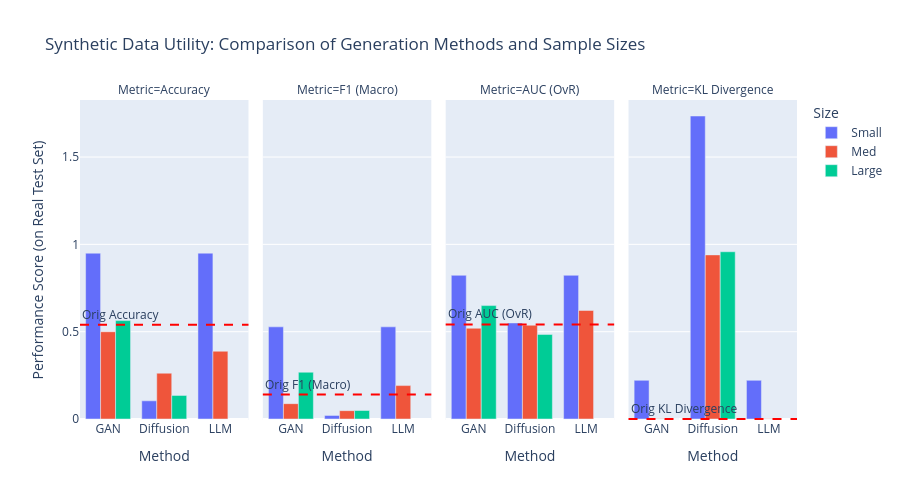
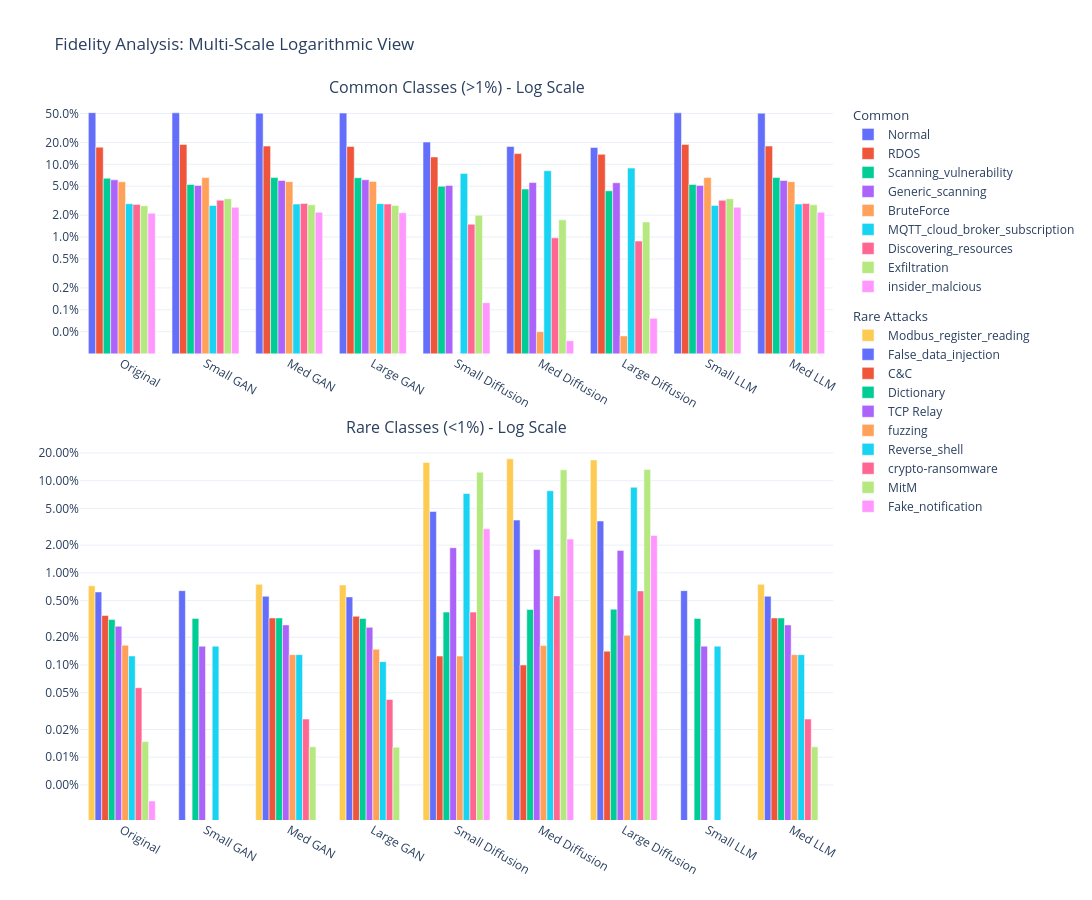

Here is the notebook cell these charts were saved with, in order:
### Code cell
import plotly.express as px
import plotly.graph_objects as go
from plotly.subplots import make_subplots

orig_metrics = df_res[df_res['Method'] == 'Original'].iloc[0]
df_plot = df_res[df_res['Method'] != 'Original'].copy()

df_melted = df_plot.melt(id_vars=['Method', 'Size'],
                         value_vars=['Accuracy', 'F1 (Macro)', 'AUC (OvR)', 'KL Divergence'],
                         var_name='Metric', value_name='Score')

fig = px.bar(
    df_melted,
    x="Method",
    y="Score",
    color="Size",
    barmode="group",
    facet_col="Metric",
    category_orders={"Size": ["Small", "Med", "Large"],
                     "Method": ["GAN", "Diffusion", "LLM"]},
    title="Synthetic Data Utility: Comparison of Generation Methods and Sample Sizes",
    labels={"Score": "Performance Score (on Real Test Set)"},
    height=500
)

for i, metric in enumerate(['Accuracy', 'F1 (Macro)', 'AUC (OvR)', 'KL Divergence']):
    
    fig.add_hline(y=orig_metrics[metric], line_dash="dash", line_color="red",
                  annotation_text=f"Orig {metric}",annotation_position="top left",
        col=i+1)

fig.write_image("synthetic_comparison.svg", width=1200, height=600)
fig.show()

all_classes = sorted(df_dist['Class'].unique())

fig_dist = make_subplots(
    rows=2, cols=1,
    subplot_titles=("Common Classes (>1%) - Log Scale", "Rare Classes (<1%) - Log Scale"),
    vertical_spacing=0.12,
    row_heights=[0.4, 0.6]
)


def get_vals(cls_name):
    return [
        df_dist[(df_dist['Dataset'] == ds) & (df_dist['Class'] == cls_name)]['Proportion'].values[0] 
        if not df_dist[(df_dist['Dataset'] == ds) & (df_dist['Class'] == cls_name)].empty else 0 
        for ds in dataset_names
    ]


for cls in common_classes:
    fig_dist.add_trace(go.Bar(
        x=dataset_names, y=get_vals(cls), name=str(cls),
        legendgroup="common", legendgrouptitle_text="Common"
    ), row=1, col=1)


for cls in rare_classes:
    fig_dist.add_trace(go.Bar(
        x=dataset_names, y=get_vals(cls), name=str(cls),
        legendgroup="rare", legendgrouptitle_text="Rare Attacks"
    ), row=2, col=1)


fig_dist.update_yaxes(type="log", row=1, col=1, tickformat=".1%")
fig_dist.update_yaxes(type="log", row=2, col=1, tickformat=".2%")


fig_dist.update_layout(
    height=900,
    width=1100,
    barmode='group',
    template="plotly_white",
    title_text="Fidelity Analysis: Multi-Scale Logarithmic View",
    showlegend=True
)

fig_dist.write_image("class_distribution_fidelity.svg")
fig_dist.show()


def format_seconds(seconds):
    if pd.isna(seconds) or seconds == 0:
        return "-"
    h, m, s = int(seconds // 3600), int((seconds % 3600) // 60), int(seconds % 60)
    return f"{h:02d}:{m:02d}:{s:02d}"


actual_counts = {}
for name, path in filenames.items():
    try:
        actual_counts[name] = len(pd.read_csv(path, usecols=[0]))
    except Exception:
        actual_counts[name] = 0


perf_df = df_runtimes.groupby('Model')['Runtime'].mean().reset_index()
perf_df['Rows'] = perf_df['Model'].map(actual_counts)

perf_df[['Size', 'Method']] = perf_df['Model'].str.split(' ', expand=True)


def combine_metrics(row):
    time_str = format_seconds(row['Runtime'])
    rows_str = f"{int(row['Rows']):,}" if not pd.isna(row['Rows']) else "0"
    return f"{time_str} | {rows_str}"

perf_df['Cell_Value'] = perf_df.apply(combine_metrics, axis=1)

final_table = perf_df.pivot(index='Method', columns='Size', values='Cell_Value')


size_order = ['Small', 'Med', 'Large']
size_mapping = {
    'Small': 'Small (800)',
    'Med': 'Med (8k)',
    'Large': 'Large (80k)'
}


existing_cols = [c for c in size_order if c in final_table.columns]
final_table = final_table[existing_cols]


final_table.columns = [size_mapping[c] for c in final_table.columns]


method_order = ['GAN', 'Diffusion', 'LLM']
existing_rows = [r for r in method_order if r in final_table.index]
final_table = final_table.reindex(existing_rows)

print("\n--- Model Generation Summary (Time | Total Rows) ---")
print(final_table)


final_table.to_csv("performance_summary_grid.csv")

### Figure 1 — Plotly figure (JSON) as saved in the notebook; plotly's stock layout.template omitted (floating-point values rounded to 4 significant figures)
{"data": [{"alignmentgroup": "True", "hovertemplate": "Size=Small<br>Metric=Accuracy<br>Method=%{x}<br>Performance Score (on Real Test Set)=%{y}<extra></extra>", "legendgroup": "Small", "marker": {"color": "#636efa", "pattern": {"shape": ""}}, "name": "Small", "offsetgroup": "Small", "orientation": "v", "showlegend": true, "textposition": "auto", "type": "bar", "x": ["GAN", "Diffusion", "LLM"], "xaxis": "x", "y": [0.9495, 0.1041, 0.9496], "yaxis": "y"}, {"alignmentgroup": "True", "hovertemplate": "Size=Small<br>Metric=F1 (Macro)<br>Method=%{x}<br>Performance Score (on Real Test Set)=%{y}<extra></extra>", "legendgroup": "Small", "marker": {"color": "#636efa", "pattern": {"shape": ""}}, "name": "Small", "offsetgroup": "Small", "orientation": "v", "showlegend": false, "textposition": "auto", "type": "bar", "x": ["GAN", "Diffusion", "LLM"], "xaxis": "x2", "y": [0.5277, 0.0206, 0.5277], "yaxis": "y2"}, {"alignmentgroup": "True", "hovertemplate": "Size=Small<br>Metric=AUC (OvR)<br>Method=%{x}<br>Performance Score (on Real Test Set)=%{y}<extra></extra>", "legendgroup": "Small", "marker": {"color": "#636efa", "pattern": {"shape": ""}}, "name": "Small", "offsetgroup": "Small", "orientation": "v", "showlegend": false, "textposition": "auto", "type": "bar", "x": ["GAN", "Diffusion", "LLM"], "xaxis": "x3", "y": [0.8228, 0.5501, 0.8228], "yaxis": "y3"}, {"alignmentgroup": "True", "hovertemplate": "Size=Small<br>Metric=KL Divergence<br>Method=%{x}<br>Performance Score (on Real Test Set)=%{y}<extra></extra>", "legendgroup": "Small", "marker": {"color": "#636efa", "pattern": {"shape": ""}}, "name": "Small", "offsetgroup": "Small", "orientation": "v", "showlegend": false, "textposition": "auto", "type": "bar", "x": ["GAN", "Diffusion", "LLM"], "xaxis": "x4", "y": [0.2214, 1.735, 0.2214], "yaxis": "y4"}, {"alignmentgroup": "True", "hovertemplate": "Size=Med<br>Metric=Accuracy<br>Method=%{x}<br>Performance Score (on Real Test Set)=%{y}<extra></extra>", "legendgroup": "Med", "marker": {"color": "#EF553B", "pattern": {"shape": ""}}, "name": "Med", "offsetgroup": "Med", "orientation": "v", "showlegend": true, "textposition": "auto", "type": "bar", "x": ["GAN", "Diffusion", "LLM"], "xaxis": "x", "y": [0.4997, 0.2623, 0.388], "yaxis": "y"}, {"alignmentgroup": "True", "hovertemplate": "Size=Med<br>Metric=F1 (Macro)<br>Method=%{x}<br>Performance Score (on Real Test Set)=%{y}<extra></extra>", "legendgroup": "Med", "marker": {"color": "#EF553B", "pattern": {"shape": ""}}, "name": "Med", "offsetgroup": "Med", "orientation": "v", "showlegend": false, "textposition": "auto", "type": "bar", "x": ["GAN", "Diffusion", "LLM"], "xaxis": "x2", "y": [0.0878, 0.0477, 0.1914], "yaxis": "y2"}, {"alignmentgroup": "True", "hovertemplate": "Size=Med<br>Metric=AUC (OvR)<br>Method=%{x}<br>Performance Score (on Real Test Set)=%{y}<extra></extra>", "legendgroup": "Med", "marker": {"color": "#EF553B", "pattern": {"shape": ""}}, "name": "Med", "offsetgroup": "Med", "orientation": "v", "showlegend": false, "textposition": "auto", "type": "bar", "x": ["GAN", "Diffusion", "LLM"], "xaxis": "x3", "y": [0.5197, 0.537, 0.6214], "yaxis": "y3"}, {"alignmentgroup": "True", "hovertemplate": "Size=Med<br>Metric=KL Divergence<br>Method=%{x}<br>Performance Score (on Real Test Set)=%{y}<extra></extra>", "legendgroup": "Med", "marker": {"color": "#EF553B", "pattern": {"shape": ""}}, "name": "Med", "offsetgroup": "Med", "orientation": "v", "showlegend": false, "textposition": "auto", "type": "bar", "x": ["GAN", "Diffusion", "LLM"], "xaxis": "x4", "y": [0.0008, 0.9397, 0.0008], "yaxis": "y4"}, {"alignmentgroup": "True", "hovertemplate": "Size=Large<br>Metric=Accuracy<br>Method=%{x}<br>Performance Score (on Real Test Set)=%{y}<extra></extra>", "legendgroup": "Large", "marker": {"color": "#00cc96", "pattern": {"shape": ""}}, "name": "Large", "offsetgroup": "Large", "orientation": "v", "showlegend": true, "textposition": "auto", "type": "bar", "x": ["GAN", "Diffusion"], "xaxis": "x", "y": [0.5635, 0.1352], "yaxis": "y"}, {"alignmentgroup": "True", "hovertemplate": "Size=Large<br>Metric=F1 (Macro)<br>Method=%{x}<br>Performance Score (on Real Test Set)=%{y}<extra></extra>", "legendgroup": "Large", "marker": {"color": "#00cc96", "pattern": {"shape": ""}}, "name": "Large", "offsetgroup": "Large", "orientation": "v", "showlegend": false, "textposition": "auto", "type": "bar", "x": ["GAN", "Diffusion"], "xaxis": "x2", "y": [0.2678, 0.0487], "yaxis": "y2"}, {"alignmentgroup": "True", "hovertemplate": "Size=Large<br>Metric=AUC (OvR)<br>Method=%{x}<br>Performance Score (on Real Test Set)=%{y}<extra></extra>", "legendgroup": "Large", "marker": {"color": "#00cc96", "pattern": {"shape": ""}}, "name": "Large", "offsetgroup": "Large", "orientation": "v", "showlegend": false, "textposition": "auto", "type": "bar", "x": ["GAN", "Diffusion"], "xaxis": "x3", "y": [0.6495, 0.4843], "yaxis": "y3"}, {"alignmentgroup": "True", "hovertemplate": "Size=Large<br>Metric=KL Divergence<br>Method=%{x}<br>Performance Score (on Real Test Set)=%{y}<extra></extra>", "legendgroup": "Large", "marker": {"color": "#00cc96", "pattern": {"shape": ""}}, "name": "Large", "offsetgroup": "Large", "orientation": "v", "showlegend": false, "textposition": "auto", "type": "bar", "x": ["GAN", "Diffusion"], "xaxis": "x4", "y": [0.0006, 0.9577], "yaxis": "y4"}], "layout": {"annotations": [{"showarrow": false, "text": "Metric=Accuracy", "x": 0.1175, "xanchor": "center", "xref": "paper", "y": 1, "yanchor": "bottom", "yref": "paper"}, {"showarrow": false, "text": "Metric=F1 (Macro)", "x": 0.3725, "xanchor": "center", "xref": "paper", "y": 1, "yanchor": "bottom", "yref": "paper"}, {"showarrow": false, "text": "Metric=AUC (OvR)", "x": 0.6275, "xanchor": "center", "xref": "paper", "y": 1, "yanchor": "bottom", "yref": "paper"}, {"showarrow": false, "text": "Metric=KL Divergence", "x": 0.8825, "xanchor": "center", "xref": "paper", "y": 1, "yanchor": "bottom", "yref": "paper"}, {"showarrow": false, "text": "Orig Accuracy", "x": 0, "xanchor": "left", "xref": "x domain", "y": 0.5401, "yanchor": "bottom", "yref": "y"}, {"showarrow": false, "text": "Orig F1 (Macro)", "x": 0, "xanchor": "left", "xref": "x2 domain", "y": 0.1402, "yanchor": "bottom", "yref": "y2"}, {"showarrow": false, "text": "Orig AUC (OvR)", "x": 0, "xanchor": "left", "xref": "x3 domain", "y": 0.5412, "yanchor": "bottom", "yref": "y3"}, {"showarrow": false, "text": "Orig KL Divergence", "x": 0, "xanchor": "left", "xref": "x4 domain", "y": 0, "yanchor": "bottom", "yref": "y4"}], "barmode": "group", "height": 500, "legend": {"title": {"text": "Size"}, "tracegroupgap": 0}, "shapes": [{"line": {"color": "red", "dash": "dash"}, "type": "line", "x0": 0, "x1": 1, "xref": "x domain", "y0": 0.5401, "y1": 0.5401, "yref": "y"}, {"line": {"color": "red", "dash": "dash"}, "type": "line", "x0": 0, "x1": 1, "xref": "x2 domain", "y0": 0.1402, "y1": 0.1402, "yref": "y2"}, {"line": {"color": "red", "dash": "dash"}, "type": "line", "x0": 0, "x1": 1, "xref": "x3 domain", "y0": 0.5412, "y1": 0.5412, "yref": "y3"}, {"line": {"color": "red", "dash": "dash"}, "type": "line", "x0": 0, "x1": 1, "xref": "x4 domain", "y0": 0, "y1": 0, "yref": "y4"}], "title": {"text": "Synthetic Data Utility: Comparison of Generation Methods and Sample Sizes"}, "xaxis": {"anchor": "y", "categoryarray": ["GAN", "Diffusion", "LLM"], "categoryorder": "array", "domain": [0, 0.235], "title": {"text": "Method"}}, "xaxis2": {"anchor": "y2", "categoryarray": ["GAN", "Diffusion", "LLM"], "categoryorder": "array", "domain": [0.255, 0.49], "matches": "x", "title": {"text": "Method"}}, "xaxis3": {"anchor": "y3", "categoryarray": ["GAN", "Diffusion", "LLM"], "categoryorder": "array", "domain": [0.51, 0.745], "matches": "x", "title": {"text": "Method"}}, "xaxis4": {"anchor": "y4", "categoryarray": ["GAN", "Diffusion", "LLM"], "categoryorder": "array", "domain": [0.765, 1.0], "matches": "x", "title": {"text": "Method"}}, "yaxis": {"anchor": "x", "domain": [0, 1], "title": {"text": "Performance Score (on Real Test Set)"}}, "yaxis2": {"anchor": "x2", "domain": [0, 1], "matches": "y", "showticklabels": false}, "yaxis3": {"anchor": "x3", "domain": [0, 1], "matches": "y", "showticklabels": false}, "yaxis4": {"anchor": "x4", "domain": [0, 1], "matches": "y", "showticklabels": false}}}

### Figure 2 — Plotly figure (JSON) as saved in the notebook; plotly's stock layout.template omitted (floating-point values rounded to 4 significant figures)
{"data": [{"legendgroup": "common", "legendgrouptitle": {"text": "Common"}, "name": "Normal", "type": "bar", "x": ["Original", "Small GAN", "Med GAN", "Large GAN", "Small Diffusion", "Med Diffusion", "Large Diffusion", "Small LLM", "Med LLM"], "xaxis": "x", "y": [0.5134, 0.5112, 0.506, 0.5078, 0.2025, 0.176, 0.1704, 0.5112, 0.506], "yaxis": "y"}, {"legendgroup": "common", "legendgrouptitle": {"text": "Common"}, "name": "RDOS", "type": "bar", "x": ["Original", "Small GAN", "Med GAN", "Large GAN", "Small Diffusion", "Med Diffusion", "Large Diffusion", "Small LLM", "Med LLM"], "xaxis": "x", "y": [0.1722, 0.1875, 0.1782, 0.176, 0.1263, 0.1405, 0.1372, 0.1875, 0.1782], "yaxis": "y"}, {"legendgroup": "common", "legendgrouptitle": {"text": "Common"}, "name": "Scanning_vulnerability", "type": "bar", "x": ["Original", "Small GAN", "Med GAN", "Large GAN", "Small Diffusion", "Med Diffusion", "Large Diffusion", "Small LLM", "Med LLM"], "xaxis": "x", "y": [0.06434, 0.05288, 0.06575, 0.06547, 0.05, 0.04575, 0.04325, 0.05288, 0.06575], "yaxis": "y"}, {"legendgroup": "common", "legendgrouptitle": {"text": "Common"}, "name": "Generic_scanning", "type": "bar", "x": ["Original", "Small GAN", "Med GAN", "Large GAN", "Small Diffusion", "Med Diffusion", "Large Diffusion", "Small LLM", "Med LLM"], "xaxis": "x", "y": [0.06115, 0.05128, 0.05991, 0.06136, 0.05125, 0.05613, 0.05575, 0.05128, 0.05991], "yaxis": "y"}, {"legendgroup": "common", "legendgrouptitle": {"text": "Common"}, "name": "BruteForce", "type": "bar", "x": ["Original", "Small GAN", "Med GAN", "Large GAN", "Small Diffusion", "Med Diffusion", "Large Diffusion", "Small LLM", "Med LLM"], "xaxis": "x", "y": [0.05764, 0.06571, 0.05784, 0.05827, 0, 0.0005, 0.0004375, 0.06571, 0.05784], "yaxis": "y"}, {"legendgroup": "common", "legendgrouptitle": {"text": "Common"}, "name": "MQTT_cloud_broker_subscription", "type": "bar", "x": ["Original", "Small GAN", "Med GAN", "Large GAN", "Small Diffusion", "Med Diffusion", "Large Diffusion", "Small LLM", "Med LLM"], "xaxis": "x", "y": [0.02872, 0.02724, 0.0284, 0.02881, 0.075, 0.08163, 0.0888, 0.02724, 0.0284], "yaxis": "y"}, {"legendgroup": "common", "legendgrouptitle": {"text": "Common"}, "name": "Discovering_resources", "type": "bar", "x": ["Original", "Small GAN", "Med GAN", "Large GAN", "Small Diffusion", "Med Diffusion", "Large Diffusion", "Small LLM", "Med LLM"], "xaxis": "x", "y": [0.02804, 0.03205, 0.02892, 0.02846, 0.015, 0.00975, 0.0088, 0.03205, 0.02892], "yaxis": "y"}, {"legendgroup": "common", "legendgrouptitle": {"text": "Common"}, "name": "Exfiltration", "type": "bar", "x": ["Original", "Small GAN", "Med GAN", "Large GAN", "Small Diffusion", "Med Diffusion", "Large Diffusion", "Small LLM", "Med LLM"], "xaxis": "x", "y": [0.02692, 0.03365, 0.02775, 0.02716, 0.02, 0.01725, 0.01617, 0.03365, 0.02775], "yaxis": "y"}, {"legendgroup": "common", "legendgrouptitle": {"text": "Common"}, "name": "insider_malcious", "type": "bar", "x": ["Original", "Small GAN", "Med GAN", "Large GAN", "Small Diffusion", "Med Diffusion", "Large Diffusion", "Small LLM", "Med LLM"], "xaxis": "x", "y": [0.02128, 0.02564, 0.02192, 0.02157, 0.00125, 0.000375, 0.0007625, 0.02564, 0.02192], "yaxis": "y"}, {"legendgroup": "rare", "legendgrouptitle": {"text": "Rare Attacks"}, "name": "Modbus_register_reading", "type": "bar", "x": ["Original", "Small GAN", "Med GAN", "Large GAN", "Small Diffusion", "Med Diffusion", "Large Diffusion", "Small LLM", "Med LLM"], "xaxis": "x2", "y": [0.007246, 0, 0.007522, 0.007378, 0.1575, 0.1725, 0.168, 0, 0.007522], "yaxis": "y2"}, {"legendgroup": "rare", "legendgrouptitle": {"text": "Rare Attacks"}, "name": "False_data_injection", "type": "bar", "x": ["Original", "Small GAN", "Med GAN", "Large GAN", "Small Diffusion", "Med Diffusion", "Large Diffusion", "Small LLM", "Med LLM"], "xaxis": "x2", "y": [0.006209, 0.00641, 0.005576, 0.005483, 0.04625, 0.03737, 0.03651, 0.00641, 0.005576], "yaxis": "y2"}, {"legendgroup": "rare", "legendgrouptitle": {"text": "Rare Attacks"}, "name": "C&C", "type": "bar", "x": ["Original", "Small GAN", "Med GAN", "Large GAN", "Small Diffusion", "Med Diffusion", "Large Diffusion", "Small LLM", "Med LLM"], "xaxis": "x2", "y": [0.003445, 0, 0.003242, 0.003382, 0.00125, 0.001, 0.001412, 0, 0.003242], "yaxis": "y2"}, {"legendgroup": "rare", "legendgrouptitle": {"text": "Rare Attacks"}, "name": "Dictionary", "type": "bar", "x": ["Original", "Small GAN", "Med GAN", "Large GAN", "Small Diffusion", "Med Diffusion", "Large Diffusion", "Small LLM", "Med LLM"], "xaxis": "x2", "y": [0.003111, 0.003205, 0.003242, 0.003202, 0.00375, 0.004, 0.004038, 0.003205, 0.003242], "yaxis": "y2"}, {"legendgroup": "rare", "legendgrouptitle": {"text": "Rare Attacks"}, "name": "TCP Relay", "type": "bar", "x": ["Original", "Small GAN", "Med GAN", "Large GAN", "Small Diffusion", "Med Diffusion", "Large Diffusion", "Small LLM", "Med LLM"], "xaxis": "x2", "y": [0.002636, 0.001603, 0.002723, 0.002562, 0.01875, 0.01787, 0.01751, 0.001603, 0.002723], "yaxis": "y2"}, {"legendgroup": "rare", "legendgrouptitle": {"text": "Rare Attacks"}, "name": "fuzzing", "type": "bar", "x": ["Original", "Small GAN", "Med GAN", "Large GAN", "Small Diffusion", "Med Diffusion", "Large Diffusion", "Small LLM", "Med LLM"], "xaxis": "x2", "y": [0.001639, 0, 0.001297, 0.001486, 0.00125, 0.001625, 0.0021, 0, 0.001297], "yaxis": "y2"}, {"legendgroup": "rare", "legendgrouptitle": {"text": "Rare Attacks"}, "name": "Reverse_shell", "type": "bar", "x": ["Original", "Small GAN", "Med GAN", "Large GAN", "Small Diffusion", "Med Diffusion", "Large Diffusion", "Small LLM", "Med LLM"], "xaxis": "x2", "y": [0.001255, 0.001603, 0.001297, 0.001089, 0.0725, 0.07775, 0.08485, 0.001603, 0.001297], "yaxis": "y2"}, {"legendgroup": "rare", "legendgrouptitle": {"text": "Rare Attacks"}, "name": "crypto-ransomware", "type": "bar", "x": ["Original", "Small GAN", "Med GAN", "Large GAN", "Small Diffusion", "Med Diffusion", "Large Diffusion", "Small LLM", "Med LLM"], "xaxis": "x2", "y": [0.000568, 0, 0.0002594, 0.0004227, 0.00375, 0.005625, 0.006375, 0, 0.0002594], "yaxis": "y2"}, {"legendgroup": "rare", "legendgrouptitle": {"text": "Rare Attacks"}, "name": "MitM", "type": "bar", "x": ["Original", "Small GAN", "Med GAN", "Large GAN", "Small Diffusion", "Med Diffusion", "Large Diffusion", "Small LLM", "Med LLM"], "xaxis": "x2", "y": [0.0001477, 0, 0.0001297, 0.0001281, 0.1237, 0.1311, 0.1322, 0, 0.0001297], "yaxis": "y2"}, {"legendgroup": "rare", "legendgrouptitle": {"text": "Rare Attacks"}, "name": "Fake_notification", "type": "bar", "x": ["Original", "Small GAN", "Med GAN", "Large GAN", "Small Diffusion", "Med Diffusion", "Large Diffusion", "Small LLM", "Med LLM"], "xaxis": "x2", "y": [3.35e-05, 0, 0, 0, 0.03, 0.02325, 0.02542, 0, 0], "yaxis": "y2"}], "layout": {"annotations": [{"font": {"size": 16}, "showarrow": false, "text": "Common Classes (>1%) - Log Scale", "x": 0.5, "xanchor": "center", "xref": "paper", "y": 1, "yanchor": "bottom", "yref": "paper"}, {"font": {"size": 16}, "showarrow": false, "text": "Rare Classes (<1%) - Log Scale", "x": 0.5, "xanchor": "center", "xref": "paper", "y": 0.528, "yanchor": "bottom", "yref": "paper"}], "barmode": "group", "height": 900, "showlegend": true, "title": {"text": "Fidelity Analysis: Multi-Scale Logarithmic View"}, "width": 1100, "xaxis": {"anchor": "y", "domain": [0, 1]}, "xaxis2": {"anchor": "y2", "domain": [0, 1]}, "yaxis": {"anchor": "x", "domain": [0.648, 1], "tickformat": ".1%", "type": "log"}, "yaxis2": {"anchor": "x2", "domain": [0, 0.528], "tickformat": ".2%", "type": "log"}}}
